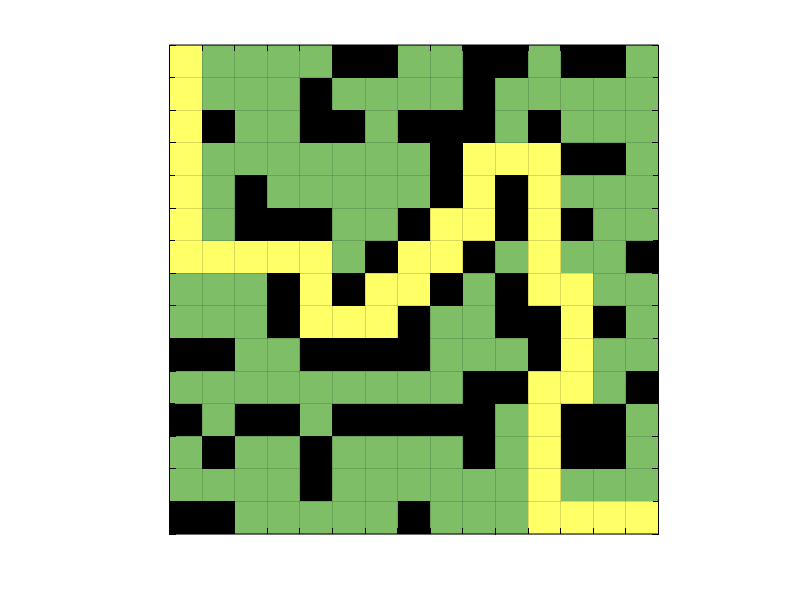

Write MATLAB code to recreate this figure.
clc;
a = csvread("dfs_maze_shortest.csv");
[nx,ny] = size(a);
a_copy = a;
ind = find(a<1);
a(ind) = -inf;
%  figure(1)
% imagesc(a)
maxval = max(a(:)); %find maximum intensity
% mymap = [0,0,0;0.5,0.5,0.5;0.75,0.75,0.75];
map = colormap(summer); %get current colormap (usually this will be the default one)
a = floor((a./maxval)*length(map)); % linearly rescale the image to map into the colormap: this is what imagesc does

a_copy=ind2rgb(a, map);

[x, y] = ind2sub(size(a_copy),ind);
% now set colors to white
for indx = 1:length(x)
      a_copy(x(indx),y(indx),:) = [0 0 0];
end
% plot the image
% looks like original image except -inf were set to white
% figure(2)
image(a_copy);
axis off;
imagesc(a_copy);
pbaspect([15 15 1]);
set(gca,'xtick', linspace(0.5,15+0.5,15+1), 'ytick', linspace(0.5,15+0.5,15+1));
set(gca,'xgrid', 'on', 'ygrid', 'on', 'gridlinestyle', '-', 'xcolor', 'k',...
'ycolor', 'k','xticklabel',[], 'yticklabel',[]);